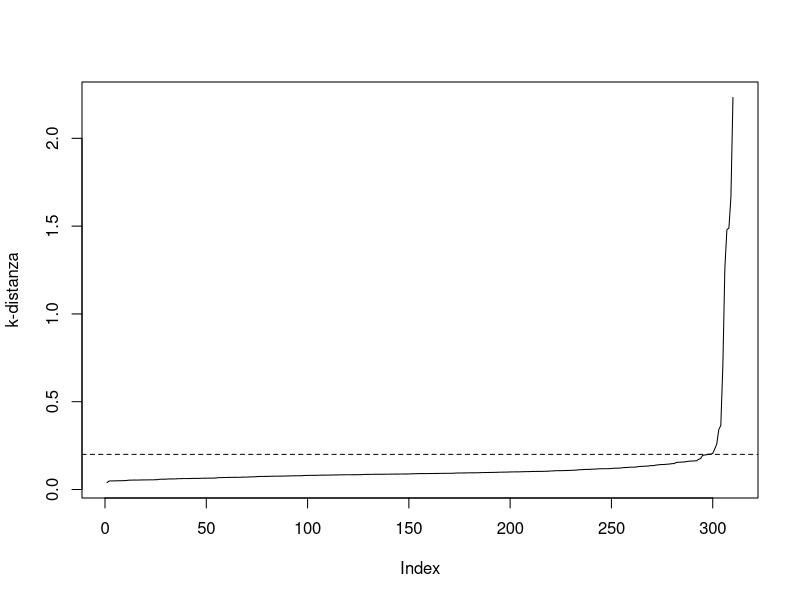

The R source for this figure:
# ───────────────────────────────────────────────────────────────
# StatAtlas · Lab 25 — DBSCAN e confronto tra metodi
# R0: stessi dati di StatAtlas (stesso seed). R2: DBSCAN didattico con la stessa convenzione
#     (punti in ordine di indice, espansione FIFO, bordo al primo cluster che lo raggiunge) → stesse etichette.
# R3: dbscan::dbscan() usa un altro ordine di visita: core e rumore coincidono, i bordi contesi possono differire.
# ───────────────────────────────────────────────────────────────
library(tidyverse)

set.seed(2026)
n <- 300; sigma <- 0.08; m <- 10; eps <- 0.2; minPts <- 5; K <- 2
u <- runif(n); Z <- matrix(rnorm(2 * n), ncol = 2, byrow = TRUE)
gruppo <- rep(1:2, each = n / 2); t <- pi * u
X <- ifelse(gruppo == 1, 1, 0) * cbind(cos(t), sin(t)) + ifelse(gruppo == 2, 1, 0) * cbind(1 - cos(t), 0.5 - sin(t)) + sigma * Z
X <- rbind(X, matrix(runif(2 * m, -2.5, 2.5), ncol = 2, byrow = TRUE)); gruppo <- c(gruppo, rep(0, m))   # anomali = 0
X[, 2] <- 1 * X[, 2]
# (nessuna standardizzazione)

# DBSCAN didattico
dbscan_did <- function(X, eps, minPts) {
  D <- as.matrix(dist(X)); n <- nrow(X)
  vic <- lapply(seq_len(n), \(i) which(D[i, ] <= eps))   # i compreso, in ordine di indice
  core <- lengths(vic) >= minPts; cl <- rep(NA_integer_, n); id <- 0L
  for (i in seq_len(n)) {
    if (!is.na(cl[i])) next
    if (!core[i]) { cl[i] <- 0L; next }                     # rumore provvisorio
    id <- id + 1L; cl[i] <- id; coda <- i
    while (length(coda)) {
      q <- coda[1]; coda <- coda[-1]
      for (j in vic[[q]]) if (is.na(cl[j]) || cl[j] == 0L) { nuovo <- is.na(cl[j]); cl[j] <- id; if (core[j] && nuovo) coda <- c(coda, j) }
    }
  }
  list(cluster = cl, core = core)
}
db <- dbscan_did(X, eps, minPts)
table(tipo = ifelse(db$core, "core", ifelse(db$cluster > 0, "bordo", "rumore")))

# Confronto con k-means (Lloyd, 10 avvii) e Ward sugli stessi dati
km <- kmeans(X, centers = K, nstart = 10, algorithm = "Lloyd", iter.max = 100)
ward <- cutree(hclust(dist(X), method = "ward.D2"), k = K)
ari <- function(a, b) {
  tab <- table(a, b); c2 <- function(x) sum(choose(x, 2))
  e <- c2(rowSums(tab)) * c2(colSums(tab)) / choose(length(a), 2); mm <- (c2(rowSums(tab)) + c2(colSums(tab))) / 2
  (c2(tab) - e) / (mm - e)
}
c(kmeans = ari(km$cluster, gruppo), ward = ari(ward, gruppo), dbscan = ari(db$cluster, gruppo))
library(cluster)   # silhouette (pacchetto incluso nelle installazioni standard di R)
nr <- db$cluster > 0
c(kmeans = mean(silhouette(km$cluster, dist(X))[, 3]), ward = mean(silhouette(ward, dist(X))[, 3]),
  dbscan = mean(silhouette(db$cluster[nr], dist(X[nr, ]))[, 3]))

# Grafico delle k-distanze e confronto di metodo (R3)
kd <- sort(apply(as.matrix(dist(X)), 1, \(d) sort(d)[minPts]))   # minPts-esimo incluso il punto = (minPts − 1)-esimo vicino
plot(kd, type = "l", ylab = "k-distanza"); abline(h = eps, lty = 2)
# library(dbscan); dbscan::dbscan(X, eps = eps, minPts = minPts)
